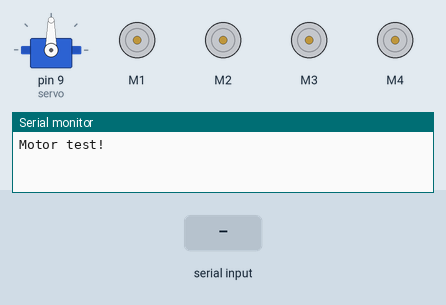
A sketch run on a simulated Arduino Mega 2560, built with avr-gcc and run on an emulated ATmega2560. Parts: servo, 4 × DC motor (green arrow = forward, orange = backward, longer = faster), the last lines printed to the serial monitor. The inputs (shaded band) are chosen by the test bench.

Above: at 3.7 s.
3.8 s: "avanti" received over Serial
At 5.6 s:
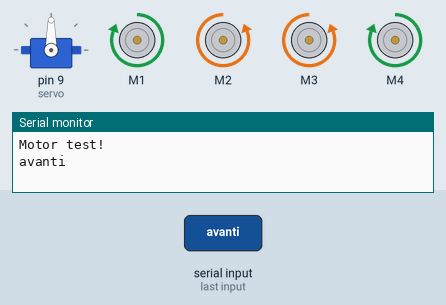
6.8 s: "indietro" received over the second serial link
At 8.6 s:
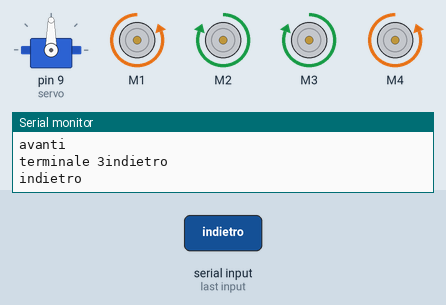
9.8 s: "destra" received over Serial
At 11.4 s:
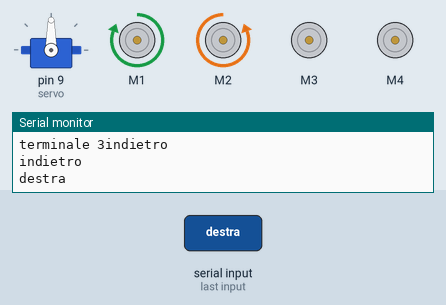
12.8 s: "sinistra" received over the second serial link
At 14.6 s:
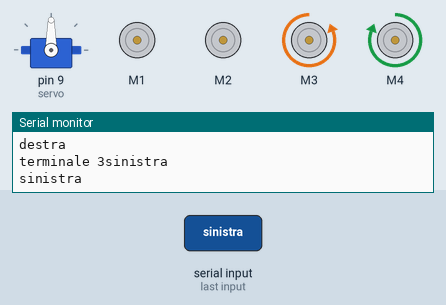
15.8 s: "servoright" received over Serial
At 17.3 s:
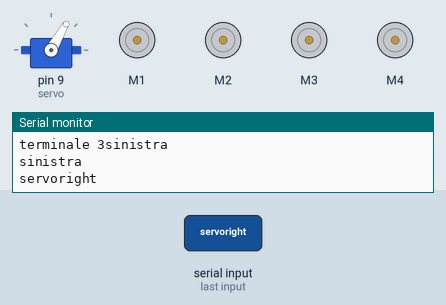
18.3 s: "avanti" received over the second serial link
At 20.1 s:
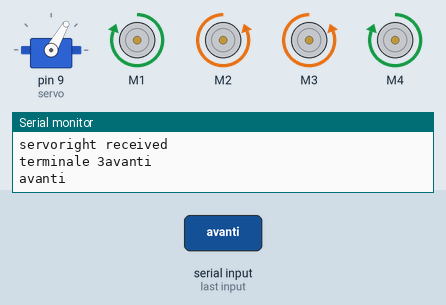
Timing chart, 0 to 21.8 s (numbered marks = the images above; inputs shaded):
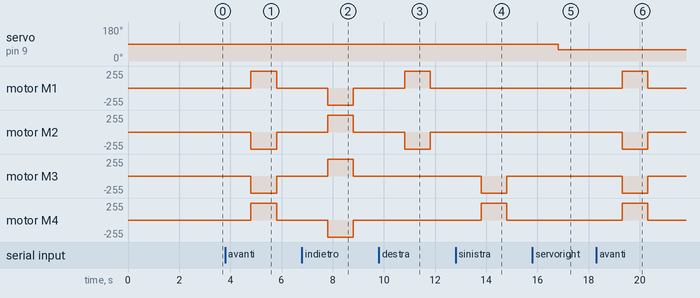

The sketch:

robot.ino
```cpp
#include <Arduino.h>

// Adafruit Motor shield library
// copyright Adafruit Industries LLC, 2009
// this code is public domain, enjoy!

#include <AFMotor.h>
#include <Servo.h>

AF_DCMotor motor(1);
AF_DCMotor motor1(2);
AF_DCMotor motor2(3);
AF_DCMotor motor3(4);
//TODO move FORWARD
//TODO move BACKWARD
//TODO turn right
//TODO turn left
void allForward(){
  motor.setSpeed(255);
  motor.run(FORWARD);
  motor1.setSpeed(255);
  motor1.run(BACKWARD);

  motor2.setSpeed(255);
  motor2.run(BACKWARD);
  motor3.setSpeed(255);
  motor3.run(FORWARD);

  delay(1000);
  motor.run(RELEASE);
  motor1.run(RELEASE);
  motor2.run(RELEASE);
  motor3.run(RELEASE);
}
void allForwardNoStop(){
  motor.setSpeed(255);
  motor.run(FORWARD);
  motor1.setSpeed(255);
  motor1.run(BACKWARD);

  motor2.setSpeed(255);
  motor2.run(BACKWARD);
  motor3.setSpeed(255);
  motor3.run(FORWARD);


}
void stopMotors(){
  motor.run(RELEASE);
  motor1.run(RELEASE);
  motor2.run(RELEASE);
  motor3.run(RELEASE);
}

void allBackward(){
  motor.setSpeed(255);
  motor.run(BACKWARD);
  motor1.setSpeed(255);
  motor1.run(FORWARD);

  motor2.setSpeed(255);
  motor2.run(FORWARD);
  motor3.setSpeed(255);
  motor3.run(BACKWARD);

  delay(1000);
  motor.run(RELEASE);
  motor1.run(RELEASE);
  motor2.run(RELEASE);
  motor3.run(RELEASE);
}

void halfTurnSx(){
  motor2.setSpeed(255);
  motor2.run(BACKWARD);
  motor3.setSpeed(255);
  motor3.run(FORWARD);
  delay(1000);
  motor2.run(RELEASE);
  motor3.run(RELEASE);

}
void halfTurnDx(){
  motor.setSpeed(255);
  motor.run(FORWARD);
  motor1.setSpeed(255);
  motor1.run(BACKWARD);
  delay(1000);
  motor.run(RELEASE);
  motor1.run(RELEASE);
}


int contatore;
Servo servo;

void setup() {
  contatore =1;
  Serial.begin(9600);           // set up Serial library at 9600 bps
  Serial.println("Motor test!");
  Serial1.begin(9600);
  Serial1.println("started listening");
  // turn on servo
  delay(1000);
  servo.attach(9);

  servo.write(90);
  delay(1500);
  //halfTurnSx();
  //allForward();
}

void loop() {

  String cosaDettaDalTerminale = "";
  boolean availableMessage=false;
  if(Serial1.available()){
    cosaDettaDalTerminale = Serial1.readString();
    availableMessage=true;
    Serial.println("terminale 3"+cosaDettaDalTerminale);
  }
  if(Serial.available()){
    cosaDettaDalTerminale = Serial.readString();
    availableMessage=true;
  }
  if(availableMessage){
    Serial.println(cosaDettaDalTerminale);
    if( cosaDettaDalTerminale.indexOf("contatore")!=-1){
      //Serial.println(contatore);
    }
    if( cosaDettaDalTerminale.indexOf("avanti")!=-1){
      //Serial.println("sto andando avanti");
      allForward();
    }
    if( cosaDettaDalTerminale.indexOf("indietro")!=-1 ){
      //Serial.println("sto andando indietro");
      allBackward();
    }
    if( cosaDettaDalTerminale.indexOf("destra")!=-1){
      //Serial.println("sto andando destra");
      halfTurnDx();
    }
    if( cosaDettaDalTerminale.indexOf("sinistra")!=-1){
      //Serial.println("sto andando sinistra");
      halfTurnSx();
    }
    if( cosaDettaDalTerminale.indexOf("stop")!=-1){
      //Serial.println("sto andando sinistra");
      stopMotors();
    }
    if( cosaDettaDalTerminale.indexOf("forward")!=-1){
      //Serial.println("sto andando sinistra");
      allForwardNoStop();
    }
    if( cosaDettaDalTerminale.indexOf("servoright")!=-1){
      //Serial.println("sto andando sinistra");
      servo.write(60);
      delay(600);
      Serial.println("servoright received");

    }
    if( cosaDettaDalTerminale.indexOf("servocenter")!=-1){
      //Serial.println("sto andando sinistra");
      servo.write(90);
        delay(600);
      Serial.println("servocenter received");

    }
    if( cosaDettaDalTerminale.indexOf("servoleft")!=-1){
      //Serial.println("sto andando sinistra");
      servo.write(120);
        delay(600);
      Serial.println("servoLeft received");
    }


  }
}
```

Measured:
- after the input at 3.8 s, motor M1, motor M4: stopped → forward 255/255 after 1.0 s, → stopped 1.0 s later; motor M2, motor M3: stopped → backward 255/255 after 1.0 s, → stopped 1.0 s later
- after the input at 6.8 s, motor M1, motor M4: stopped → backward 255/255 after 1.0 s, → stopped 1.0 s later; motor M2, motor M3: stopped → forward 255/255 after 1.0 s, → stopped 1.0 s later
- after the input at 9.8 s, motor M1: stopped → forward 255/255 after 1.0 s, → stopped 1.0 s later; motor M2: stopped → backward 255/255 after 1.0 s, → stopped 1.0 s later
- after the input at 12.8 s, motor M3: stopped → backward 255/255 after 1.0 s, → stopped 1.0 s later; motor M4: stopped → forward 255/255 after 1.0 s, → stopped 1.0 s later
- after the input at 15.8 s, servo on pin 9 (servo): 90° → 60° after 1.0 s
- after the input at 18.3 s, motor M1, motor M4: stopped → forward 255/255 after 1.0 s, → stopped 1.0 s later; motor M2, motor M3: stopped → backward 255/255 after 1.0 s, → stopped 1.0 s later
